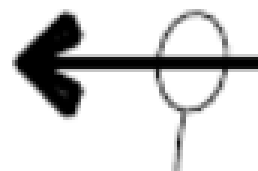
#> input picture img_templates/10.png, 86 x 57 px (shown 3 times larger); its folder holds only this picture in this run
$ python -i post_tension_tendons.py   (imports and definitions only)
#> lines starting #> are read from the running program, lines starting #| are printed output that depends on the picture; after the words box and inside, x2 and y2 are one past the last pixel; in counts of white or black regions, pixels touching at a corner belong together
#> further down, picture is the input picture: shape (57, 86); min 0, max 255, mean 212.8
### ocr/line_detector.py
import os
import uuid

import cv2
import numpy as np

def is_grayscale(img):
    return len(img.shape) == 2

# [28 lines left out: function find_template_location, not called in this run]

def is_horizontal(l):
    return abs(l[1] - l[3]) < 10

def is_vertical(l):
    return abs(l[0] - l[2]) < 10

# [60 lines left out: functions tile_image, detect_vertical_lines, detect_horizontal_lines, not called in this run]

def detect_lines(tile, process=True):
    return detect_horizontal_lines(tile, process) + detect_vertical_lines(tile, process)

# [208 lines left out: functions detect_lines_global, merge_lines, find_contours, contour_orientation, match_contours, crop_template_location and 5 more, not called in this run]

def point_inside_bbox(x, y, bbox):
    bx1, by1, bx2, by2 = bbox
    return bx1 <= x <= bx2 and by1 <= y <= by2

# [28 lines left out: functions distance_point_to_bbox, detect_line_ending_in_bbox, not called in this run]

### ocr/post_tension_tendons.py
import random
import re

import cv2
import numpy as np
import pandas as pd

from ocr.extractor import TextExtractor
from ocr.line_detector import detect_lines_global, merge_lines, detect_line_ending_in_bbox, template_matching, \
    is_grayscale, find_template_location
from ocr.line_utils import count_text_lines, distance


def line_y(line):
    # horizontal line → y1 == y2
    return line[1]


def bbox_center_y(bbox):
    return (bbox[1] + bbox[3]) / 2


# [18 lines left out: functions horizontal_overlap, find_post_tenson_template_and_match, not called in this run]

def remove_noise(img_gray):
    if not is_grayscale(img_gray):
        img_gray = cv2.cvtColor(img_gray, cv2.COLOR_BGR2GRAY)
    ret, thresh = cv2.threshold(img_gray, 80, 255, cv2.THRESH_BINARY_INV)
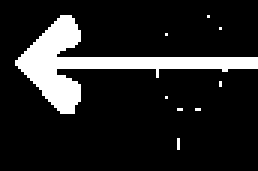
#> thresh: shape (57, 86) (shown 3 times larger); 13.6% white; 9 white regions (8 under 20 px), largest, box (x1, y1, x2, y2) and area: (5, 5, 86, 38) 654
    kernel = np.ones((2, 2), np.uint8)
    erode = cv2.erode(thresh, kernel)
#> erode: shape (57, 86); 10.6% white; 1 white region, box (x1, y1, x2, y2) and area: (6, 6, 86, 38) 521

    blur = cv2.GaussianBlur(erode, (7, 7), 0)
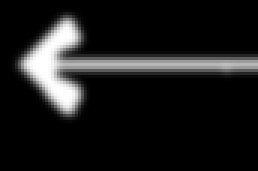
#> blur: shape (57, 86) (shown 3 times larger); min 0, max 255, mean 27.1
    ret, thresh = cv2.threshold(blur, 80, 255, cv2.THRESH_BINARY_INV)
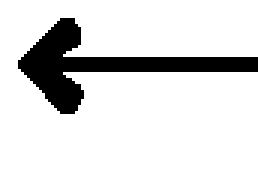
#> thresh: shape (57, 86) (shown 3 times larger); 85.5% white; 1 black region, box (x1, y1, x2, y2) and area: (6, 6, 86, 38) 711
    erode = cv2.erode(thresh, kernel)
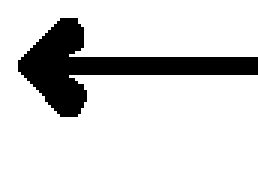
#> erode: shape (57, 86) (shown 3 times larger); 83% white; 1 black region, box (x1, y1, x2, y2) and area: (6, 6, 86, 39) 831

    blur = cv2.GaussianBlur(erode, (5, 5), 0)
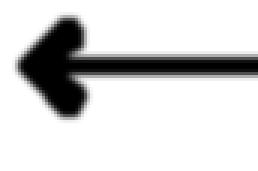
#> blur: shape (57, 86) (shown 3 times larger); min 0, max 255, mean 211.8
    ret, thresh = cv2.threshold(blur, 80, 255, cv2.THRESH_BINARY_INV)
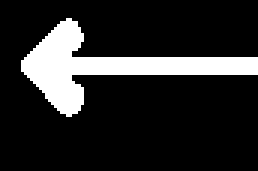
#> thresh: shape (57, 86) (shown 3 times larger); 15.9% white; 1 white region, box (x1, y1, x2, y2) and area: (7, 6, 86, 39) 779
    erode = cv2.erode(thresh, kernel)
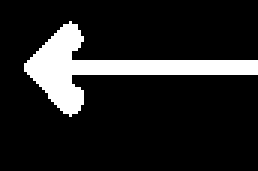
#> erode: shape (57, 86) (shown 3 times larger); 13.5% white; 1 white region, box (x1, y1, x2, y2) and area: (8, 7, 86, 39) 660

    return erode

# [203 lines left out: functions detect_line_features, detect_post_tension_template_and_line, closest_bbox_per_line, remove_similar_lines, extract_post_tension_tendons, not called in this run]

>>> import cv2
>>> picture = cv2.imread('../img_templates/10.png', cv2.IMREAD_GRAYSCALE)
>>> result = remove_noise(picture)

$ run again, on img_templates/11.png
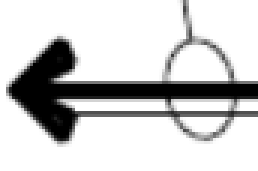
#> input picture img_templates/11.png, 86 x 57 px (shown 3 times larger)
#> picture is the input picture: shape (57, 86); min 0, max 255, mean 204.3
#> in remove_noise, `ret, thresh = cv2.threshold(img_gray, 80, 255, cv2.THRESH_BINARY_INV)`:
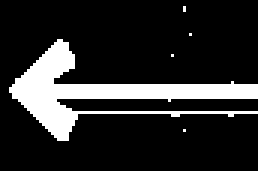
#> thresh: shape (57, 86) (shown 3 times larger); 16.3% white; 5 white regions (4 under 20 px), largest, box (x1, y1, x2, y2) and area: (3, 13, 86, 47) 794
#> in remove_noise, `erode = cv2.erode(thresh, kernel)`:
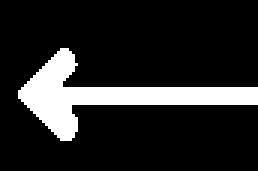
#> erode: shape (57, 86) (shown 3 times larger); 14.9% white; 1 white region, box (x1, y1, x2, y2) and area: (6, 16, 86, 47) 730

$ run again, on img_templates/4.png
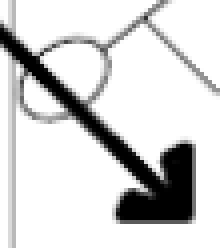
#> input picture img_templates/4.png, 56 x 62 px (shown 4 times larger)
#> picture is the input picture: shape (62, 56); min 0, max 255, mean 213.1
#> in remove_noise, `ret, thresh = cv2.threshold(img_gray, 80, 255, cv2.THRESH_BINARY_INV)`:
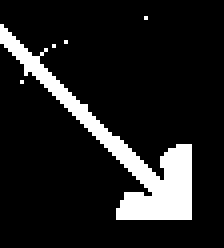
#> thresh: shape (62, 56) (shown 4 times larger); 12.4% white; 5 white regions (4 under 20 px), largest, box (x1, y1, x2, y2) and area: (0, 6, 48, 55) 425
#> in remove_noise, `erode = cv2.erode(thresh, kernel)`:
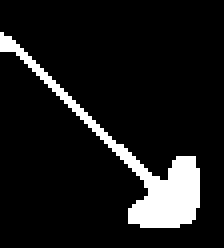
#> erode: shape (62, 56) (shown 4 times larger); 9.9% white; 1 white region, box (x1, y1, x2, y2) and area: (0, 8, 50, 57) 344

$ run again, on img_templates/2-lines-indicator.png
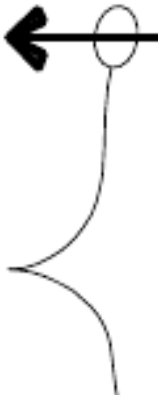
#> input picture img_templates/2-lines-indicator.png, 158 x 395 px
#> picture is the input picture: shape (395, 158); min 0, max 255, mean 240
#> in remove_noise, `erode = cv2.erode(thresh, kernel)`:
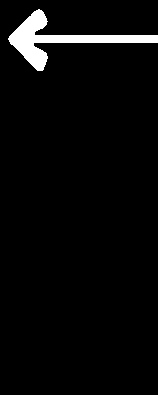
#> erode: shape (395, 158); 3.6% white; 1 white region, box (x1, y1, x2, y2) and area: (8, 9, 158, 71) 2245
